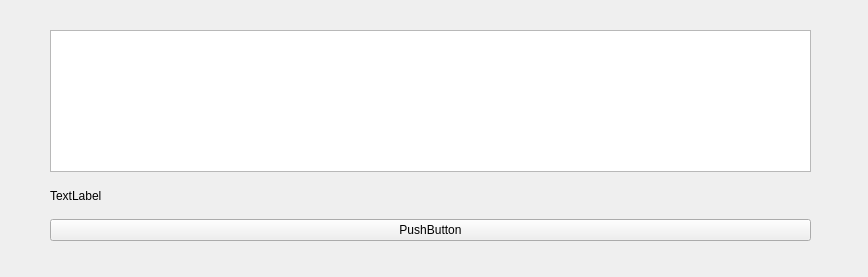
<?xml version="1.0" encoding="UTF-8"?>
<ui version="4.0">
 <class>MainWindow</class>
 <widget class="QMainWindow" name="MainWindow">
  <property name="geometry">
   <rect>
    <x>0</x>
    <y>0</y>
    <width>868</width>
    <height>277</height>
   </rect>
  </property>
  <property name="windowTitle">
   <string>MainWindow</string>
  </property>
  <widget class="QWidget" name="centralwidget">
   <widget class="QWidget" name="verticalLayoutWidget">
    <property name="geometry">
     <rect>
      <x>50</x>
      <y>30</y>
      <width>761</width>
      <height>211</height>
     </rect>
    </property>
    <layout class="QVBoxLayout" name="verticalLayout" stretch="4,1,1">
     <item>
      <widget class="QTextEdit" name="textEdit"/>
     </item>
     <item>
      <widget class="QLabel" name="label">
       <property name="text">
        <string>TextLabel</string>
       </property>
      </widget>
     </item>
     <item>
      <widget class="QPushButton" name="pushButton">
       <property name="text">
        <string>PushButton</string>
       </property>
      </widget>
     </item>
    </layout>
   </widget>
  </widget>
 </widget>
 <resources/>
 <connections/>
</ui>
